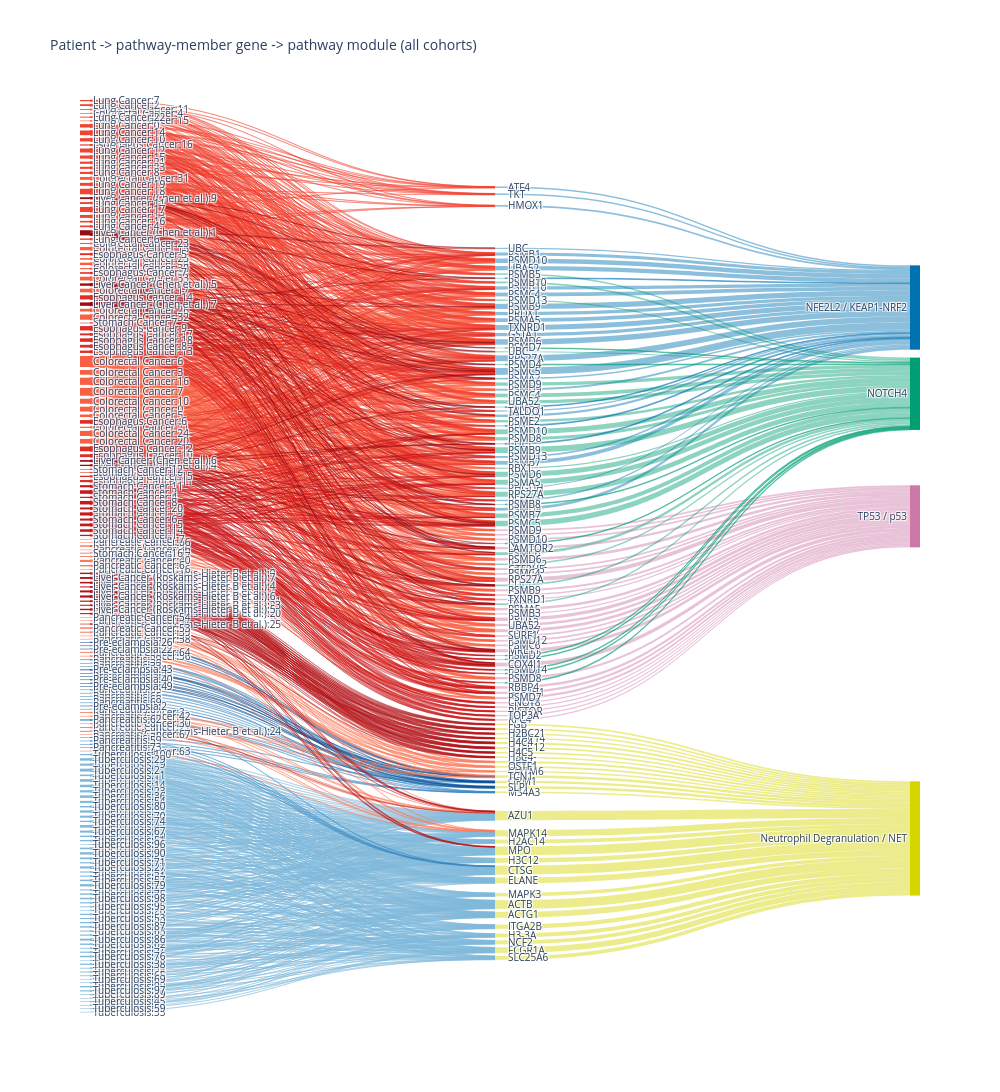

The code cell stored with this chart in its notebook:
### Code cell
TOP_GENES_PER_MODULE = 30  # visibility cap -- keep only the strongest genes per module

PHENOTYPE_CATEGORY = {
    'Tuberculosis': 'Inflammatory', 'Pancreatitis': 'Inflammatory', 'Pre-eclampsia': 'Inflammatory',
    'Pancreatic Cancer': 'Cancer', 'Colorectal Cancer': 'Cancer', 'Lung Cancer': 'Cancer',
    'Esophagus Cancer': 'Cancer', 'Stomach Cancer': 'Cancer',
    'Liver Cancer (Roskams-Hieter B et al.)': 'Cancer', 'Liver Cancer (Chen et al.)': 'Cancer',
}
CATEGORY_CMAP = {'Cancer': plt.get_cmap('Reds'), 'Inflammatory': plt.get_cmap('Blues')}
PHENOTYPE_COLORS = {}
for cat, phs in [('Cancer', [p for p in PHENOTYPE_ORDER if PHENOTYPE_CATEGORY[p] == 'Cancer']),
                 ('Inflammatory', [p for p in PHENOTYPE_ORDER if PHENOTYPE_CATEGORY[p] == 'Inflammatory'])]:
    shades = np.linspace(0.45, 0.9, len(phs))
    for ph, s in zip(phs, shades):
        PHENOTYPE_COLORS[ph] = f'#{"".join(f"{int(c * 255):02x}" for c in CATEGORY_CMAP[cat](s)[:3])}'

mod_color = {m: c for m, _, c in MODULES}


def tint(hex_str, amount=0.55):
    r, g, b = (int(hex_str.lstrip('#')[k:k + 2], 16) / 255 for k in (0, 2, 4))
    r, g, b = (v + (1 - v) * amount for v in (r, g, b))
    return f'#{int(r * 255):02x}{int(g * 255):02x}{int(b * 255):02x}'


gene_tint = {m: tint(c) for m, c in mod_color.items()}

pat_gene_z, gene_module_z = {}, {}
for _, r in recur.iterrows():
    slug = slugify(r.phenotype)
    d = pickle.load(open(PCDIR / slug / 'sig.pkl', 'rb'))
    Zu, Fm = pickle.load(open(PCDIR / slug / 'universe.pkl', 'rb'))
    j = match_pathway_index(r.matched_name, d['terms'])
    if j is None:
        continue
    members = np.where(M[j])[0]
    pats = np.where(d['path_sig'][:, j])[0]
    if len(pats) == 0 or len(members) == 0:
        continue
    sub = Zu[np.ix_(pats, members)]
    qual = np.abs(sub) >= EDGE_Z_MIN
    gcols_all = np.where(qual.any(axis=0))[0]
    if len(gcols_all) == 0:
        continue
    deg = qual[:, gcols_all].sum(axis=0)
    strength = np.where(qual[:, gcols_all], np.abs(sub[:, gcols_all]), 0).sum(axis=0)
    ranked = gcols_all[np.lexsort((-strength, -deg))]
    gcols, family_count = [], {}
    for gc in ranked:
        fam = gene_family(universe_syms[members[gc]])
        if family_count.get(fam, 0) >= HISTONE_FAMILY_CAP:
            continue
        gcols.append(gc)
        family_count[fam] = family_count.get(fam, 0) + 1
        if len(gcols) == MAX_GENES_PER_PATHWAY:
            break
    for gc in gcols:
        gu = members[gc]
        gene_key = (r.module, universe_syms[gu])
        for k in range(len(pats)):
            z = sub[k, gc]
            if abs(z) < EDGE_Z_MIN:
                continue
            pat_key = f'{r.phenotype}:{pats[k]}'
            pat_gene_z[(pat_key, gene_key)] = max(pat_gene_z.get((pat_key, gene_key), 0), abs(z))
            gene_module_z[(gene_key, r.module)] = gene_module_z.get((gene_key, r.module), 0) + abs(z)

# visibility: keep only the TOP_GENES_PER_MODULE strongest genes per module
keep_genes = set()
for module in {m for _, m in gene_module_z}:
    ranked = sorted([g for g, m in gene_module_z if m == module], key=lambda g: -gene_module_z[(g, module)])
    keep_genes.update(ranked[:TOP_GENES_PER_MODULE])
pat_gene_z = {k: v for k, v in pat_gene_z.items() if k[1] in keep_genes}
gene_module_z = {k: v for k, v in gene_module_z.items() if k[0] in keep_genes}

displayed_pats = sorted({p for p, _ in pat_gene_z})
displayed_genes = sorted({g for _, g in pat_gene_z})
modules = [m for m, _, _ in MODULES if any(g[0] == m for g in displayed_genes)]

nodes = displayed_pats + [g[1] for g in displayed_genes] + modules
idx = {n: i for i, n in enumerate(displayed_pats)}
idx.update({g: len(displayed_pats) + i for i, g in enumerate(displayed_genes)})
idx.update({m: len(displayed_pats) + len(displayed_genes) + i for i, m in enumerate(modules)})

node_colors = ([PHENOTYPE_COLORS[p.split(':')[0]] for p in displayed_pats]
              + [gene_tint[g[0]] for g in displayed_genes]
              + [mod_color[m] for m in modules])

src, tgt, val, link_col = [], [], [], []
for (pat_key, gene_key), z in pat_gene_z.items():
    src.append(idx[pat_key]); tgt.append(idx[gene_key]); val.append(z)
    link_col.append(hex_to_rgba(PHENOTYPE_COLORS[pat_key.split(':')[0]], 0.35))
for (gene_key, module), z in gene_module_z.items():
    src.append(idx[gene_key]); tgt.append(idx[module]); val.append(z)
    link_col.append(hex_to_rgba(mod_color[module], 0.45))

node_labels = displayed_pats + [g[1] for g in displayed_genes] + modules
fig = go.Figure(go.Sankey(
    arrangement='snap',
    node=dict(label=node_labels, color=node_colors, pad=3, thickness=10, line=dict(width=0)),
    link=dict(source=src, target=tgt, value=val, color=link_col),
))
fig.update_layout(width=1000, height=max(900, len(displayed_pats) * 10), font_size=10,
                  title='Patient -> pathway-member gene -> pathway module (all cohorts)')

# plotly.js hardcodes a white text-shadow halo on Sankey node labels -- strip it via SVG post-process
svg = fig.to_image(format='svg').decode('utf-8')
svg = re.sub(r'text-shadow:[^;"]*;', '', svg)
out_path = PFDIR / 'cross_phenotype_sankey.png'
cairosvg.svg2png(bytestring=svg.encode('utf-8'), write_to=str(out_path), scale=2)
fig.show()
print(f'{len(displayed_pats)} patients, {len(displayed_genes)} genes, {len(modules)} modules -> {out_path}')

### Figure 1 — Plotly figure (JSON) as saved in the notebook; plotly's stock layout.template omitted (floating-point values rounded to 4 significant figures; data arrays with more than 128 entries replaced by an {"elided": "..."} marker saying what was removed)
{"data": [{"arrangement": "snap", "link": {"color": {"elided": "1688 str values"}, "source": {"elided": "1688 int values"}, "target": {"elided": "1688 int values"}, "value": {"elided": "1688 float values"}}, "node": {"color": {"elided": "318 str values"}, "label": {"elided": "318 str values"}, "line": {"width": 0}, "pad": 3, "thickness": 10}, "type": "sankey"}], "layout": {"font": {"size": 10}, "height": 1940, "title": {"text": "Patient -> pathway-member gene -> pathway module (all cohorts)"}, "width": 1000}}
